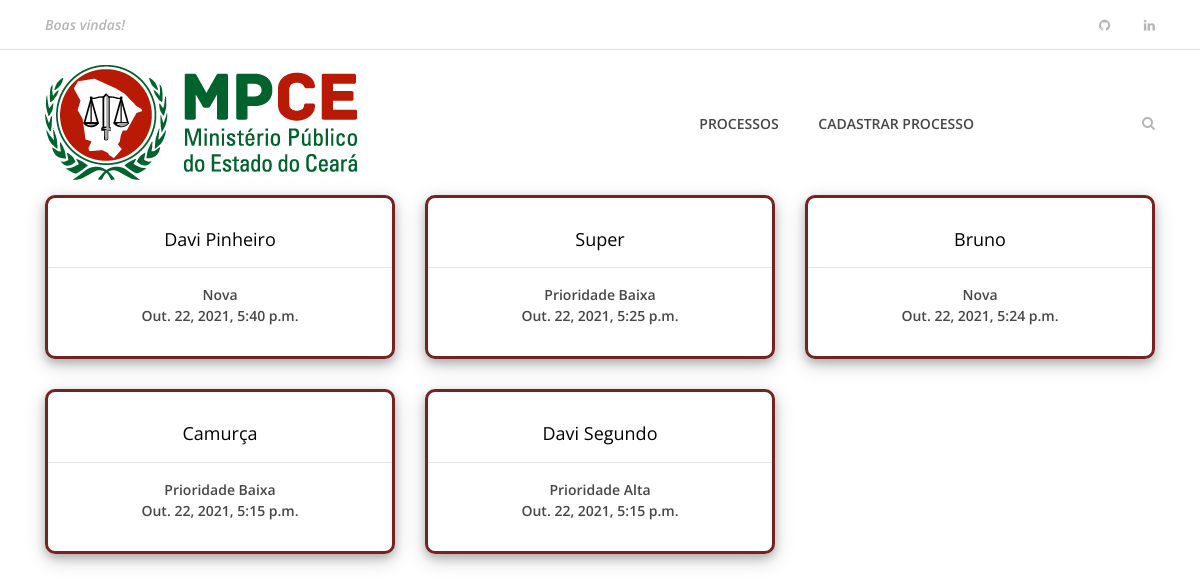
The page / on the database its author committed.
### system/models.py (models this page shows, shortened)
class Process(models.Model):
    cod = models.IntegerField(primary_key=True)
    title = models.CharField(max_length=50)
    description = models.TextField()
    created_date = models.DateTimeField(default=timezone.now)
    category = models.ForeignKey(Category, on_delete=models.DO_NOTHING)

class Category(models.Model):
    cod = models.IntegerField(primary_key=True)
    description = models.TextField()
    def __str__(self):
        return self.description

### system/views.py (the view)
# urls.py: path('', views.index, name='index'),
def index(request):
    processos = Process.objects.all().order_by("-created_date")
    form = RequestContext(request)
    return render(request, 'index.html', {'form': form, "processos_d": processos})

### system/templates/index.html
{% extends 'base.html' %}
{% load static %}
{% block content%}
<body>
    <section class="best-receipe-area">
        <div class="container">
            <div class="row">
                {% if processos_d %}
                {% for processo in processos_d %}
                <div class="col-12 col-sm-6 col-lg-4">
                    <div class="single-best-receipe-area mb-30">
                        <a href="{% url 'processos' processo.cod %}">
                            <div class="receipe-content" style="border: 3px solid rgb(117, 34, 34); border-radius: 10px; padding-bottom: 30px; box-shadow: 0 4px 8px 0 rgba(0, 0, 0, 0.2), 0 6px 20px 0 rgba(0, 0, 0, 0.19);">
                                    <h5>{{ processo.title }}</h5>
                                    <hr>
                                    <span>{{ processo.category }}</span>
                                    <br>
                                    <span>{{ processo.created_date }}</span>
                            </div>
                        </a>
                    </div>
                </div>
                {% endfor %}
                {% else %}
                <div class="col-12 col-sm-6 col-lg-4">
                    <p> Nenhum Processo Cadastrado </p>
                </div>
                {% endif %}
            </div>
        </div>
    </section>
</body>
{% endblock %}

### mpce_test/static/site.css (style rules this page uses)
* { margin: 0; padding: 0; }
body { font-family: "Open Sans", sans-serif; font-size: 14px; }
h1, h2, h3, h4, h5, h6 { color: #000000; line-height: 1.3; font-weight: 600; }
a, a:hover, a:focus { -webkit-transition-duration: 500ms; transition-duration: 500ms; text-decoration: none; outline: 0 solid transparent; color: #000000; font-weight: 600; font-size: 14px; color: #474747; }
.mb-30 { margin-bottom: 30px !important; }
.best-receipe-area { position: relative; z-index: 1; padding-bottom: 50px; }
.single-best-receipe-area { position: relative; z-index: 1; }
.single-best-receipe-area .receipe-content { padding-top: 30px; text-align: center; }
.single-best-receipe-area .receipe-content h5 { font-size: 18px; margin-bottom: 10px; font-weight: 400; -webkit-transition-duration: 500ms; transition-duration: 500ms; }

### rows shown on the page
Process: title "Davi Pinheiro", category "Nova", created_date "Out. 22, 2021, 5:40 p.m."
Process: title "Super", category "Prioridade Baixa", created_date "Out. 22, 2021, 5:25 p.m."
Process: title "Bruno", category "Nova", created_date "Out. 22, 2021, 5:24 p.m."
Process: title "Camurça", category "Prioridade Baixa", created_date "Out. 22, 2021, 5:15 p.m."
Process: title "Davi Segundo", category "Prioridade Alta", created_date "Out. 22, 2021, 5:15 p.m."
